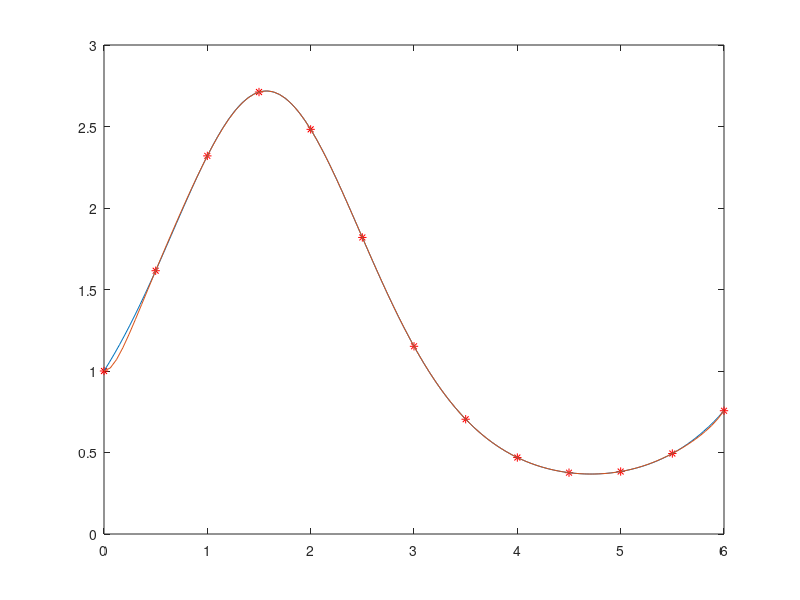

MATLAB code for this plot:
A= linspace(0,6,13);B= arrayfun(@(x) exp(sin(x)), A);plot(A,B,'r*');hold on x_1 = 0:0.05:6;f = exp(sin(x_1));plot(x_1,f)#A=[2,4,6,8];#B=[4,8,14,16];B#square matrixRes=[B];x= [2.5];x2 = linspace(0,6,100);count=1;##{m = 12;index=m;for i=2:m+1  aux=[]  for j=1:index    prev = Res(end,:);    #B=arrayfun(@(x) sqrt(5*x^2+1), A);    val=(prev(j+1) - prev(j))/(A(j+i-1) - A(j) );    val    aux = [aux,val];  end  for j=index+1:m+1    aux = [aux,0];  end    index = index -1;  Res=[Res;aux];  aux  aux=[]  endResRes'(1,1:end)First_Line = Res'(1,1:end);Res'(1,2:end)First_LineLmf = B(1)LmfLmf2 = B(1)m=12for i=1:m  aux = First_Line(i+1);  aux2 = First_Line(i+1);  for j=0:i-1    aux = aux .* (x - A(j+1));    aux2 = aux2 .* (x2 - A(j+1));  end  Lmf = Lmf + aux;  Lmf2 = Lmf2 + aux2;  #aux = [aux,0];endLmfLmf2plot(x2,Lmf2);